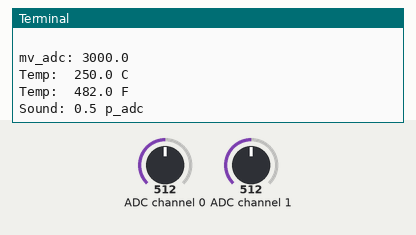
A program run on a simulated Raspberry Pi (BCM pin numbers), started with the arguments Hello Hello. Parts: the last lines printed to the terminal. Inputs (shaded band) come from the test bench; at power-on: ADC channel 0 = 512, ADC channel 1 = 512 (analog values on the 0–1023 scale). Web requests get an empty 200 reply after 0.4 s; library files of the repository ran but are not shown: mcp3002.py.

Above: at 1.2 s.
1.3 s: ADC channel 0 set to 716
At 6.8 s:
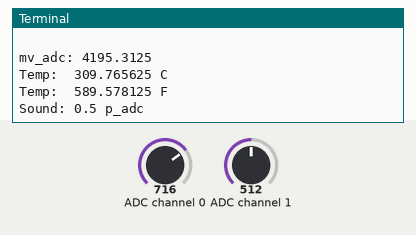
7.8 s: ADC channel 1 set to 716
At 12.4 s:
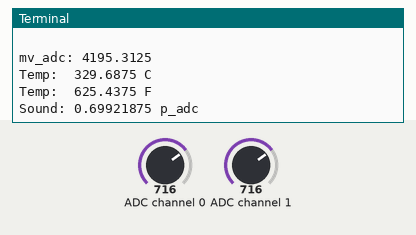
14.3 s: ADC channel 0 set to 900
At 18.1 s:
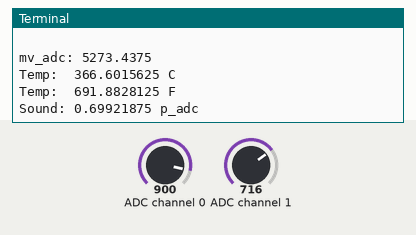
20.8 s: ADC channel 1 set to 900
At 23.8 s:
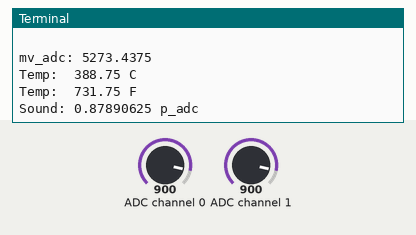
Timing chart, 0 to 25.3 s (numbered marks = the images above; inputs shaded):
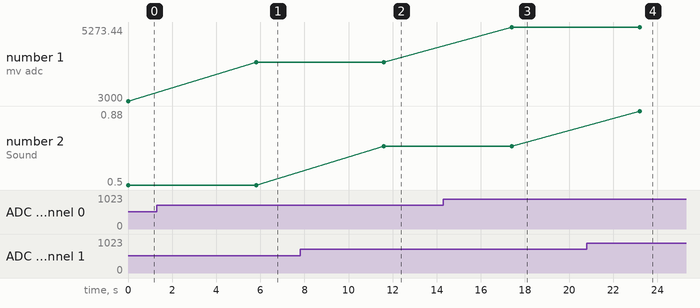

Measured:
- after the input at 1.3 s, the terminal: prints a new line after 4.5 s (image 1)
- after the input at 7.8 s, the terminal: prints a new line after 3.8 s (image 2)
- after the input at 14.3 s, the terminal: prints a new line after 3.1 s (image 3)
- after the input at 20.8 s, the terminal: prints a new line after 2.4 s (image 4)
- plotted number 1: 3000 → 4195.31 after the input at 1.3 s, 4195.31 → 5273.44 after the input at 14.3 s
- plotted number 2: 0.5 → 0.7 after the input at 7.8 s, 0.7 → 0.88 after the input at 20.8 s

The program:

beatsbydavid.py
```python
# Main python file
# Reads the ADC values and uploads them to the server

import requests
from time import sleep
import json
import sys

from mcp3002 import MCP3002

tmp = "TMP36"

class BeatsByDavid:

    def __init__(self, locationid, deviceid):
        # Connect to the ADC
        self.adc = MCP3002()
        self.server_addr = 'http://davidkopala.com:8000/api'
	self.deg_c_values = []
	self.deviceid = deviceid
	self.locationid = locationid

    def read_sound(self):
        # return 5
        return self.adc.read(1)

    def read_temp(self):
        # return (6, 6*(5/9) + 32)
        p_adc = self.adc.read(0)
        v_adc = p_adc * 5 * 1.2
	mv_adc = v_adc * 1000
	print 'mv_adc: {0}'.format(mv_adc)

        if tmp == "TMP35":
            offset = 0
            slope = 1/100.0
        elif tmp == "TMP36":
#            offset = 500
#            slope = 1/100.0
		offset = -500
		slope = 1/10.0
        elif tmp == "TMP37":
            offset = 0
            slope = 1/200.0
        else:
            offset = -1
            slope = 0

        deg_c = (offset + mv_adc) * slope
        deg_f = 32 + (9.0/5.0)*deg_c

        return (deg_c, deg_f)

    def deg_c_to_f(self, deg_c):
	return 32 + (9.0/5.0)*deg_c

    def measure_and_upload(self):
	print ''
        sound = self.read_sound()
        (deg_c, deg_f) = self.read_temp()

	if len(self.deg_c_values) < 5:
		self.deg_c_values.append(deg_c)
	else:
		self.deg_c_values.pop(0)
		self.deg_c_values.append(deg_c)

	deg_c = sum(self.deg_c_values) / float(len(self.deg_c_values))
	deg_f = self.deg_c_to_f(deg_c)

	print 'Temp:  {0} C'.format(deg_c)
	print 'Temp:  {0} F'.format(deg_f)
	print 'Sound: {0} p_adc'.format(sound)

        headers = {
            "Content-Type": "application/json"
        }

        sound_req = {
            "id": 'DEVICE_{0}_UPLOAD'.format(self.deviceid),
            "method": "tasks.upload_new_data_cel",
            "params": {
                "type": "Sound",
                "value": sound,
                "units": "p_adc",
                "deviceid": self.deviceid,
                "locationid": self.locationid
            }
        }

        temp_req = {
            "id": 'DEVICE_{0}_UPLOAD'.format(self.deviceid),
            "method": "tasks.upload_new_data_cel",
            "params": {
                "type": "Temperature",
                "value": deg_f,
                "units": "F",
                "deviceid": self.deviceid,
                "locationid": self.locationid
            }
        }

	try:
	        r_sound = requests.post(self.server_addr, json.dumps(sound_req), headers=headers)
#        print r_sound.status_code, r_sound.reason
#        print r_sound.text

        	r_temp = requests.post(self.server_addr, json.dumps(temp_req), headers=headers)
#        print r_temp.status_code, r_sound.reason
#        print r_temp.text
	except:
		print 'Could not upload data!\n'


if __name__ == "__main__":
    print 'Beats By David - Raspberry Pi Core Code'
    print 'Reads Sound and Temperature data, and uploads it to a server'
    print 'This script measures and uploads data every 5 seconds'

    if len(sys.argv) != 3:
	print 'Invalid Usage!'
	print '{0} [device_id] [location_id]'.format(sys.argv[0])
	exit(0)

    core = BeatsByDavid(sys.argv[1], sys.argv[2])

    while True:
        core.measure_and_upload()
        sleep(5)
```
